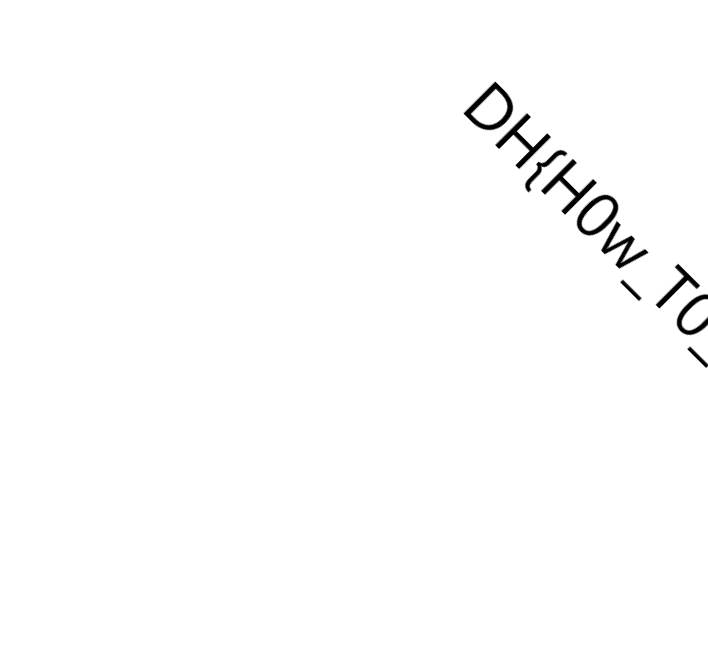
#> input picture Dreamhack/Forensics/half image/flag.png, 708 x 672 px
$ python recover.py
#> lines starting #> are read from the running program, lines starting #| are printed output that depends on the picture
from PIL import Image
from io import BytesIO

# 1. Đọc toàn bộ file corrupted
with open('flag.png', 'rb') as f:
    data = f.read()

# 2. Tìm vị trí kết thúc chunk IEND
#    IEND chunk format: 4-byte length (0x00 00 00 00) + b'IEND' + 4-byte CRC
iend_pos = data.find(b'\x00\x00\x00\x00IEND')
if iend_pos == -1:
    raise ValueError("Không tìm thấy chunk IEND trong flag.png")
iend_end = iend_pos + 8  # 4-byte length + 4-byte 'IEND'
iend_end += 4            # + 4-byte CRC

# 3. Tách phần PNG (left) và phần raw RGB (right)
png_bytes = data[:iend_end]
rgb_bytes = data[iend_end:]

# 4. Mở ảnh left từ bytes
left_img = Image.open(BytesIO(png_bytes))
#> left_img is the input picture: PIL image 708x672 RGB; min 0, max 255, mean 252.8
w_left, h = left_img.size
#> w_left = 708; h = 672

# 5. Kích thước nửa phải (width phải = width trái = w_left)
w_right = w_left
#> w_right = 708

# 6. Kiểm tra độ dài rgb_bytes có khớp w_right*h*3 không
expected_len = w_right * h * 3
#> expected_len = 1427328
if len(rgb_bytes) != expected_len:
    raise ValueError(f"Dữ liệu RGB sai kích thước: có {len(rgb_bytes)} bytes, nhưng cần {expected_len}")

# 7. Tạo ảnh right từ raw RGB
right_img = Image.frombytes('RGB', (w_right, h), rgb_bytes)
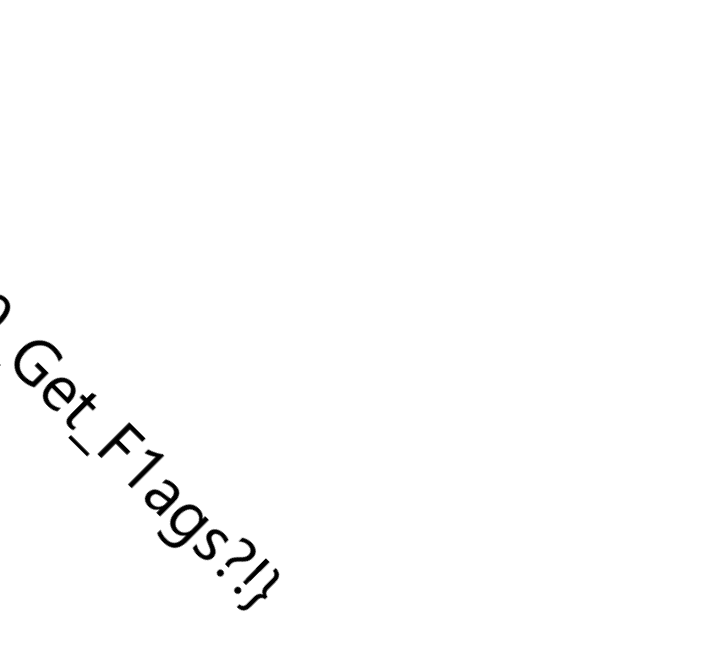
#> right_img: PIL image 708x672 RGB; min 0, max 255, mean 252.6

# 8. Kết hợp hai nửa
full = Image.new('RGB', (w_left + w_right, h))
#> full: PIL image 1416x672 RGB; every value is 0
full.paste(left_img,  (0, 0))
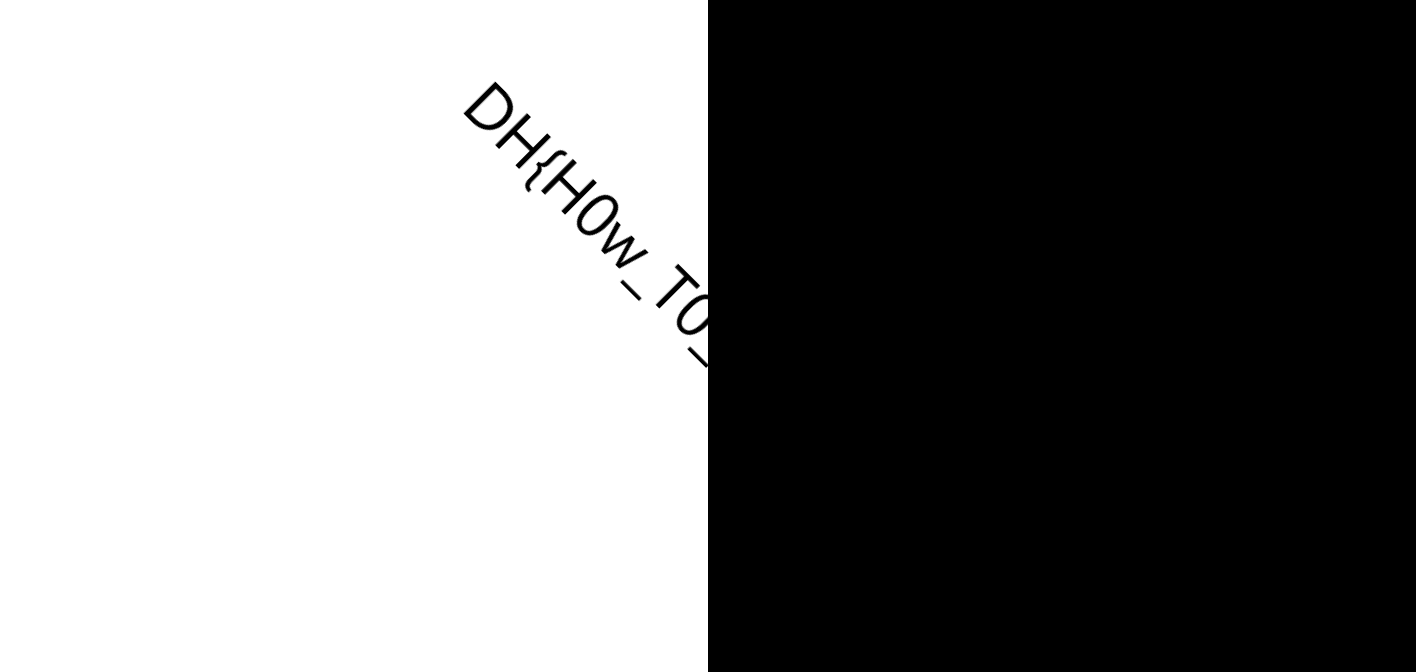
#> full: PIL image 1416x672 RGB; min 0, max 255, mean 126.4
full.paste(right_img, (w_left, 0))
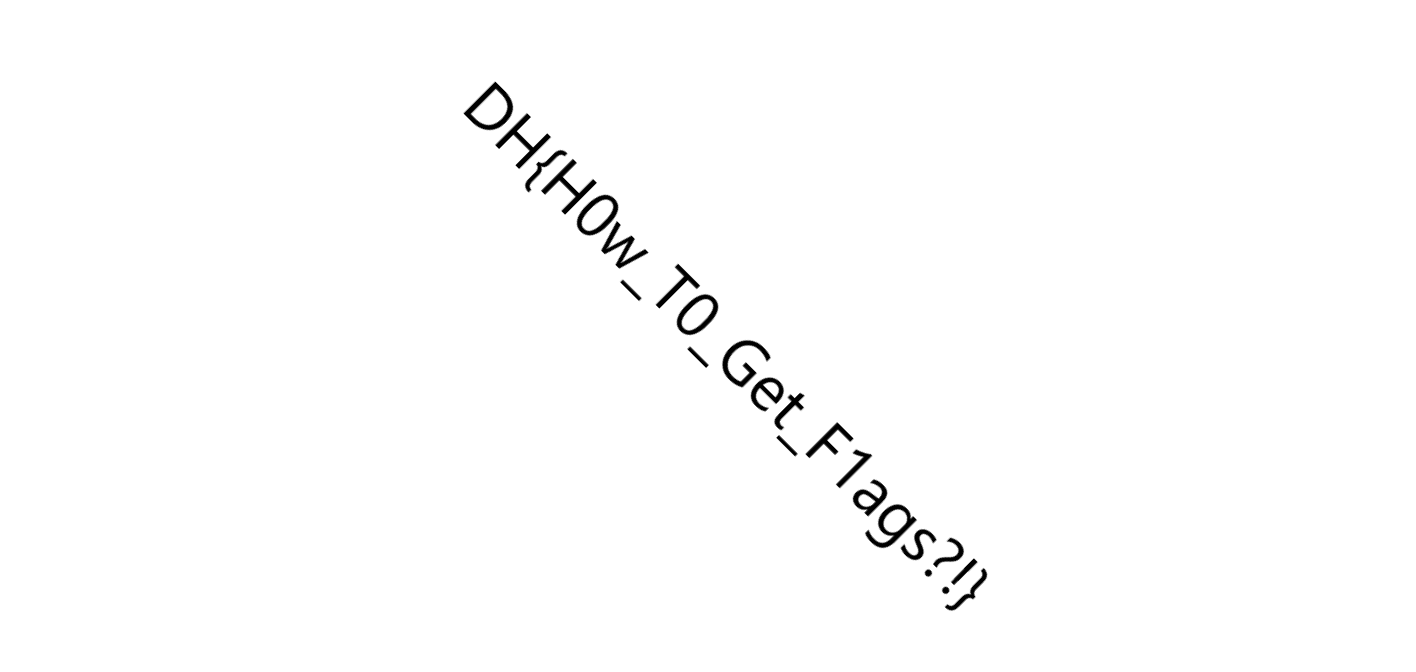
#> full: PIL image 1416x672 RGB; min 0, max 255, mean 252.7

# 9. Lưu kết quả
left_img.save('recovered_left.png')
right_img.save('recovered_right.png')
full.save('recovered_full.png')

print("Đã khôi phục:\n - recovered_left.png\n - recovered_right.png\n - recovered_full.png")
